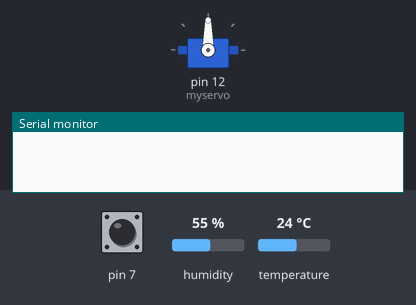
This sketch was run on a simulated Arduino Uno, built with avr-gcc and run on an emulated ATmega328P. Shown: servo, the last lines printed to the serial monitor. The inputs (shaded band) are chosen by the test bench; at power-on: pin 7 HIGH, humidity 55 %, temperature 24 °C. EEPROM starts erased.

Above: at 0.1 s.
At 3.1 s:
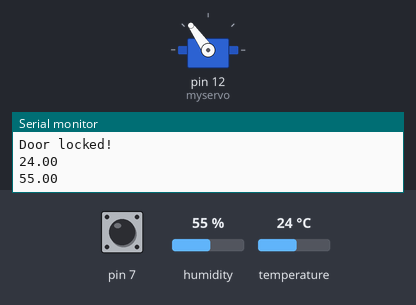
At 10.1 s:
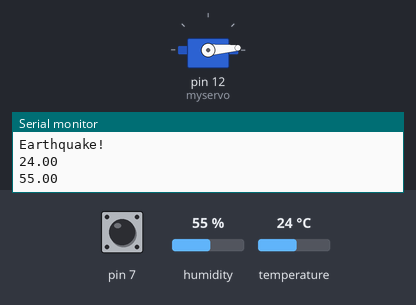
Timing chart, 0 to 11.6 s (numbered marks = the images above):
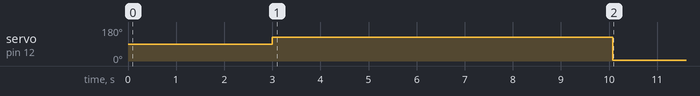

The sketch:

sketch_may09a.ino
```cpp
#include <math.h>
#include <EEPROM.h>
#include <Servo.h>
#include <dht.h>


dht DHT;
Servo myservo;
int val;

int potpin = 0 , contor = 0  ;
float temp,hum;
bool open = 0;

int tiltVector[10]={0,0,0,0,0,0,0,0,0,0};
int occupation_level ;

uint8_t adress = 150;
uint8_t adress2 = 160;

void setup() {

    Serial.begin(9600);
    myservo.attach(12);
    contor = EEPROM.read(adress);


    if(contor%2==0){open = 0;}
    else{open = 1;}

    val = analogRead(potpin);

    if(open==1){
       val = map(val, 0, 1023, 0, 250); //Loocks the door
       delay(3000);
       Serial.println("Door locked!");
      myservo.write(val);

    }
    else{
      val = map(val, 0, 1023, 0, 35);//Unlocks the door
      delay(3000);
      Serial.println("Door unlocked!");
      myservo.write(val);
    }


    contor++;

    EEPROM.write(adress,contor);
}

void loop() {

  DHT.read11(A1);

  if(contor%2==0){open = 0;}
  else{open = 1;}

  occupation_level = contor;
  if(occupation_level>9){occupation_level = 9;}

  if(occupation_level==9){
    int i;
    for(i=0;i<9;i++){
      tiltVector[i]=tiltVector[i+1];
    }
     int tilt_Detector = digitalRead(7);
    if(tilt_Detector == LOW){tiltVector[9] = 0;}

    else{tiltVector[9] = 1;}

  }


  if(check_earthquake()==1){
      if(open==0){
      val = map(val, 0, 1023, 0, 35);//Unlocks the door in case of an Earthquake

      delay(1000);
      myservo.write(val);

      contor++;
      EEPROM.write(adress,contor);

      }

  }


   int temp = temperature();
   if(open==0&&temp>37){  //In case of a Fire it unlocks the door
      val = map(val, 0, 1023, 0, 35);
      delay(1000); //Unlocks the door
      myservo.write(val);

      contor++;
      EEPROM.write(adress,contor);
    }

  delay(3000);
  print_tilt();


  if(open==1){Serial.println("Unlocked");}
  else{Serial.println("Locked");}
  Serial.println("\n");


}


int temperature(){
  hum = DHT.humidity;
  temp = DHT.temperature;
  Serial.println(temp);
  Serial.println(hum);
  return temp;
}


int check_earthquake(){

  int contor2 = 0;
  int i;
  for(i=0;i<10;i++){
    if(tiltVector[i]==1){
      contor2++;
    }
  }

  if(contor2>2){
    Serial.println("Earthquake!");
    return true;
    }
  else{return false;}
}


void print_tilt(){
  int i;
  for(i=0;i<occupation_level-1;i++){
    Serial.print(tiltVector[i]);
    Serial.print(",");
  }
  Serial.print(tiltVector[occupation_level]);
  Serial.println(" ");
}
```

Measured:
- by itself, servo on pin 12 (myservo): 90° → 125° at 3.0 s, → 4° 7.1 s later
